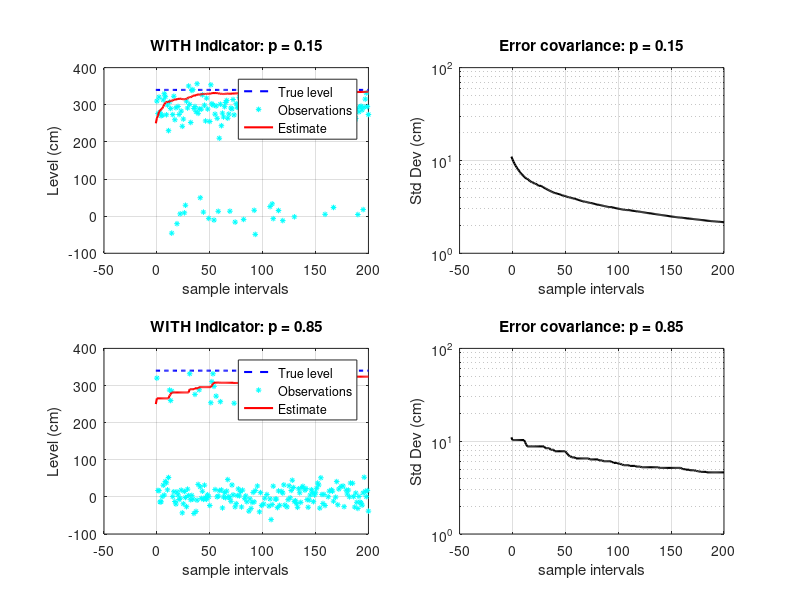

This figure's MATLAB source: (Note: this script raises an error after producing the figure.)
% task4_2.m - Kalman filter WITH failure indicator
close all;

% Simulation parameters
rho = 0.874;        % Density of benzene, g/cm^3
cst_p = 0.98*rho;   % Measurement constant, in mbar/cm
mean_s = 250;       % Initial guess of fluid level, in cm
var_s = 11^2;       % Variance of initial guess, in cm^2
var_v = 25^2;       % Variance of measurement errors, in mbar^2
N = 200;            % Number of iterations
p_values = [0.15, 0.85];

figure('Position', [100 100 1200 800]);

for idx = 1:length(p_values)
    p = p_values(idx);
    
    % Initialization
    s = 340;                    % True fluid level, in cm
    s_est = zeros(1,N+2);       % State estimate
    s_est(1) = mean_s;
    cov_est = zeros(1,N+2);     % Estimation error covariance
    cov_est(1) = var_s;
    state = zeros(1,N+2);       % System state
    state(1) = s;
    x = zeros(1,N+2);           % Observations
    delta = [1, (rand(1,N+1) > p), 1];  % Failure indicator (1=no failure, 0=failure)
    
    % Kalman filter WITH failure indicator
    for n = 2:N+2
        % System state (constant)
        state(n) = s;
        
        % Observation
        if delta(n) == 1
            x(n) = cst_p*state(n) + sqrt(var_v)*randn;  % Good measurement
        else
            x(n) = sqrt(var_v)*randn;                    % Failed (pure noise)
        end
        
        % Kalman filter
        s_pred = s_est(n-1);
        cov_pred = cov_est(n-1);
        
        % Update based on failure indicator
        if delta(n) == 1
            % Normal update (measurement is reliable)
            Kgain = cst_p*cov_pred / (cst_p^2*cov_pred + var_v);
            s_est(n) = s_pred + Kgain*(x(n) - cst_p*s_pred);
            cov_est(n) = (1 - Kgain*cst_p)*cov_pred;
        else
            % Skip update (measurement is corrupted)
            s_est(n) = s_pred;
            cov_est(n) = cov_pred;
        end
    end
    
    % Plot
    subplot(2,2,2*idx-1)
    plot(-1:N, state, 'b--', 'LineWidth', 1.5); hold on
    plot(0:N, x(2:N+2), 'c*', 'MarkerSize', 4)
    plot(-1:N, s_est, 'r-', 'LineWidth', 1.5)
    xlabel('sample intervals')
    ylabel('Level (cm)')
    title(sprintf('WITH Indicator: p = %.2f', p))
    legend('True level','Observations','Estimate', 'Location', 'best')
    grid on
    
    subplot(2,2,2*idx)
    semilogy(-1:N, sqrt(cov_est), 'k', 'LineWidth', 1.5)
    xlabel('sample intervals')
    ylabel('Std Dev (cm)')
    title(sprintf('Error covariance: p = %.2f', p))
    grid on
end

sgtitle('Kalman Filter WITH Failure Indicator')
saveas(gcf, 'task4_2_results.png');
